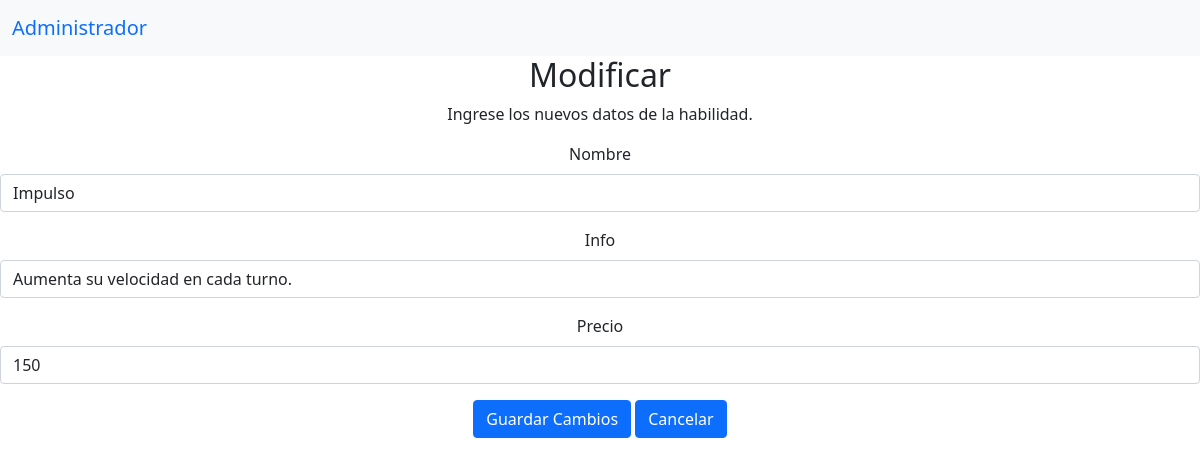
Page /update/updatehabilidades.php?id=2 on the committed database.
### tables this page shows
CREATE TABLE `habilidades` (
  `id` int(11) NOT NULL,
  `nombre` varchar(20) NOT NULL,
  `info` varchar(200) NOT NULL,
  `precio` int(11) NOT NULL
);

### update/updatehabilidades.php (the view, shortened to what this page needs)
<!DOCTYPE html>
<html lang="en">
<head>
    <link href="https://cdn.jsdelivr.net/npm/bootstrap@5.0.2/dist/css/bootstrap.min.css" rel="stylesheet">
    <link rel="stylesheet" href="css/style.css">
</head>
<body>
  <nav class="navbar navbar-expand-lg bg-light">
<div class="container-fluid">
  <a class="navbar-brand" href="../admin.php">Administrador</a>
</div>
</nav>
<?php
$conexion = mysqli_connect("127.0.0.1", "root", "");
mysqli_select_db($conexion, "pokestore");
$id = $_GET['id'];
$consulta = "SELECT * FROM habilidades WHERE id=$id";
$respuesta = mysqli_query($conexion, $consulta);
$datos=mysqli_fetch_array($respuesta);
        $nombre=$datos["nombre"];
        $info=$datos["info"];
        $precio=$datos["precio"];?>
        <h2>Modificar</h2>
        <p>Ingrese los nuevos datos de la habilidad.</p>
        <form action="" method="POST" enctype="multipart/form-data">
          <div class="mb-3">
            <label for="exampleInputEmail1" class="form-label">Nombre</label>
            <input type="text" name="nombre" class="form-control" id="exampleInputEmail1" aria-describedby="emailHelp" placeholder="Nombre" value="<?php echo "$nombre"; ?>">
          </div>
          <div class="mb-3">
            <label for="exampleInputEmail1" class="form-label">Info</label>
            <input type="text" name="info" class="form-control" id="exampleInputEmail1" aria-describedby="emailHelp" placeholder="Info" value="<?php echo "$info"; ?>">
          </div>
          <div class="mb-3">
            <label for="exampleInputEmail1" class="form-label">Precio</label>
            <input type="text" name="precio" class="form-control" id="exampleInputEmail1" aria-describedby="emailHelp" placeholder="Precio" value="<?php echo "$precio"; ?>">
          </div>
          <button type="submit" class="btn btn-primary" name="guardar_cambios" value="Guardar Cambios">Guardar Cambios</button>
          <button type="submit" class="btn btn-primary" name="Cancelar" formaction="../admin.php">Cancelar</button>
        </form>
    </body>
</html>

### css/style.css (style rules this page uses)
body { text-align: center; }

### rows in the picture
habilidades: nombre "Impulso", info "Aumenta su velocidad en cada turno.", precio "150"
